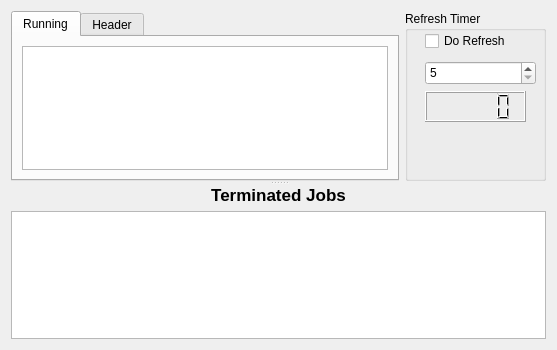
<ui version="4.0" >
 <class>ClientStatForm</class>
 <widget class="QWidget" name="ClientStatForm" >
  <property name="geometry" >
   <rect>
    <x>0</x>
    <y>0</y>
    <width>557</width>
    <height>350</height>
   </rect>
  </property>
  <property name="windowTitle" >
   <string>Form</string>
  </property>
  <layout class="QGridLayout" >
   <item row="0" column="0" >
    <widget class="QSplitter" name="splitter" >
     <property name="orientation" >
      <enum>Qt::Vertical</enum>
     </property>
     <widget class="QWidget" name="layoutWidget" >
      <layout class="QHBoxLayout" >
       <item>
        <widget class="QTabWidget" name="tabWidget" >
         <property name="currentIndex" >
          <number>0</number>
         </property>
         <widget class="QWidget" name="tab_2" >
          <attribute name="title" >
           <string>Running</string>
          </attribute>
          <layout class="QGridLayout" >
           <item row="0" column="0" >
            <widget class="QTextEdit" name="textEditRunning" />
           </item>
          </layout>
         </widget>
         <widget class="QWidget" name="tab" >
          <attribute name="title" >
           <string>Header</string>
          </attribute>
          <layout class="QGridLayout" >
           <item row="0" column="0" >
            <widget class="QTextEdit" name="textEditHeader" >
             <property name="sizePolicy" >
              <sizepolicy vsizetype="Expanding" hsizetype="Expanding" >
               <horstretch>200</horstretch>
               <verstretch>0</verstretch>
              </sizepolicy>
             </property>
             <property name="minimumSize" >
              <size>
               <width>0</width>
               <height>0</height>
              </size>
             </property>
             <property name="maximumSize" >
              <size>
               <width>16777215</width>
               <height>16777215</height>
              </size>
             </property>
             <property name="sizeIncrement" >
              <size>
               <width>1</width>
               <height>0</height>
              </size>
             </property>
             <property name="focusPolicy" >
              <enum>Qt::StrongFocus</enum>
             </property>
             <property name="acceptDrops" >
              <bool>false</bool>
             </property>
             <property name="toolTip" >
              <string comment="Joblog Window" />
             </property>
             <property name="statusTip" >
              <string comment="Joblog Window" />
             </property>
             <property name="whatsThis" >
              <string comment="Joblog Window" />
             </property>
             <property name="horizontalScrollBarPolicy" >
              <enum>Qt::ScrollBarAsNeeded</enum>
             </property>
             <property name="autoFormatting" >
              <set>QTextEdit::AutoNone</set>
             </property>
             <property name="tabChangesFocus" >
              <bool>false</bool>
             </property>
             <property name="documentTitle" >
              <string comment="Joblog Window" />
             </property>
             <property name="lineWrapMode" >
              <enum>QTextEdit::NoWrap</enum>
             </property>
             <property name="readOnly" >
              <bool>true</bool>
             </property>
            </widget>
           </item>
          </layout>
         </widget>
        </widget>
       </item>
       <item>
        <widget class="QGroupBox" name="groupBox" >
         <property name="minimumSize" >
          <size>
           <width>141</width>
           <height>0</height>
          </size>
         </property>
         <property name="maximumSize" >
          <size>
           <width>141</width>
           <height>16777215</height>
          </size>
         </property>
         <property name="title" >
          <string>Refresh Timer</string>
         </property>
         <widget class="QSpinBox" name="spinBox" >
          <property name="geometry" >
           <rect>
            <x>20</x>
            <y>50</y>
            <width>111</width>
            <height>24</height>
           </rect>
          </property>
          <property name="minimum" >
           <number>5</number>
          </property>
          <property name="maximum" >
           <number>999</number>
          </property>
         </widget>
         <widget class="QCheckBox" name="checkBox" >
          <property name="geometry" >
           <rect>
            <x>20</x>
            <y>20</y>
            <width>101</width>
            <height>20</height>
           </rect>
          </property>
          <property name="text" >
           <string>Do Refresh</string>
          </property>
         </widget>
         <widget class="QLCDNumber" name="timerDisplay" >
          <property name="geometry" >
           <rect>
            <x>20</x>
            <y>80</y>
            <width>101</width>
            <height>31</height>
           </rect>
          </property>
         </widget>
        </widget>
       </item>
      </layout>
     </widget>
     <widget class="QWidget" name="layoutWidget1" >
      <layout class="QGridLayout" >
       <item row="0" column="0" >
        <widget class="QLabel" name="terminatedLabel" >
         <property name="layoutDirection" >
          <enum>Qt::LeftToRight</enum>
         </property>
         <property name="text" >
          <string>&lt;html>&lt;head>&lt;meta name="qrichtext" content="1" />&lt;style type="text/css">
p, li { white-space: pre-wrap; }
&lt;/style>&lt;/head>&lt;body style=" font-family:'Sans Serif'; font-size:9pt; font-weight:400; font-style:normal; text-decoration:none;">
&lt;p style=" margin-top:0px; margin-bottom:0px; margin-left:0px; margin-right:0px; -qt-block-indent:0; text-indent:0px;">&lt;span style=" font-size:13pt; font-weight:600;">Terminated Jobs&lt;/span>&lt;/p>&lt;/body>&lt;/html></string>
         </property>
         <property name="alignment" >
          <set>Qt::AlignCenter</set>
         </property>
        </widget>
       </item>
       <item row="1" column="0" >
        <widget class="QTableWidget" name="terminatedTable" />
       </item>
      </layout>
     </widget>
    </widget>
   </item>
  </layout>
  <action name="actionRefresh" >
   <property name="icon" >
    <iconset resource="../main.qrc" >:/images/view-refresh.png</iconset>
   </property>
   <property name="text" >
    <string>Refresh</string>
   </property>
  </action>
  <action name="actionCancelRunning" >
   <property name="icon" >
    <iconset resource="../main.qrc" >:/images/utilities-terminal.png</iconset>
   </property>
   <property name="text" >
    <string>Cancel Running Job</string>
   </property>
  </action>
 </widget>
 <resources>
  <include location="../main.qrc" />
 </resources>
 <connections/>
</ui>
